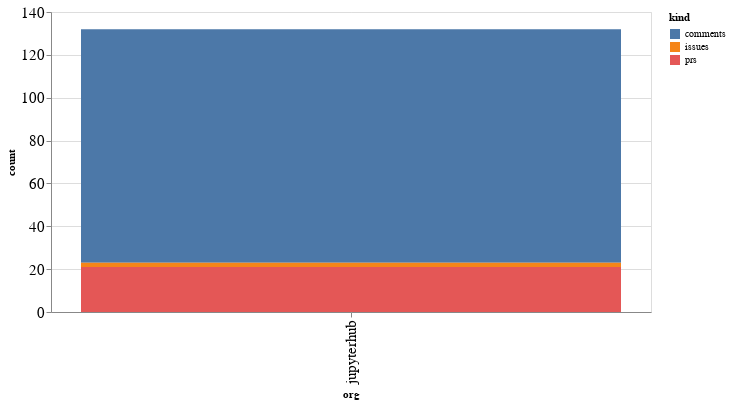

Here is the notebook cell this chart was saved with:
### Code cell
alt.Chart(org_summaries, width=600).mark_bar().encode(
    x='org',
    y='count',
    color='kind',
    tooltip="org"
)

### Figure 1 — Vega-Lite specification as saved in the notebook (floating-point values rounded to 4 significant figures)
{"config": {"axisLeft": {"labelFontSize": 15}, "axisBottom": {"labelFontSize": 15}}, "data": {"name": "data-abed25ec59a59fd308c59e81c4538561"}, "mark": "bar", "encoding": {"color": {"type": "nominal", "field": "kind"}, "tooltip": {"type": "nominal", "field": "org"}, "x": {"type": "nominal", "field": "org"}, "y": {"type": "quantitative", "field": "count"}}, "width": 600, "$schema": "https://vega.github.io/schema/vega-lite/v4.8.1.json", "datasets": {"data-abed25ec59a59fd308c59e81c4538561": [{"org": "jupyterhub", "kind": "comments", "count": 109}, {"org": "jupyterhub", "kind": "issues", "count": 2}, {"org": "jupyterhub", "kind": "prs", "count": 21}]}}
